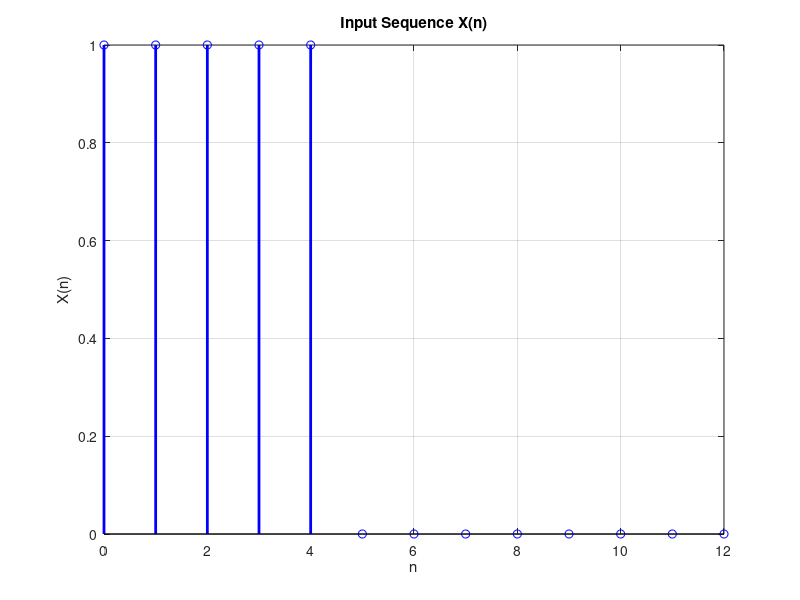
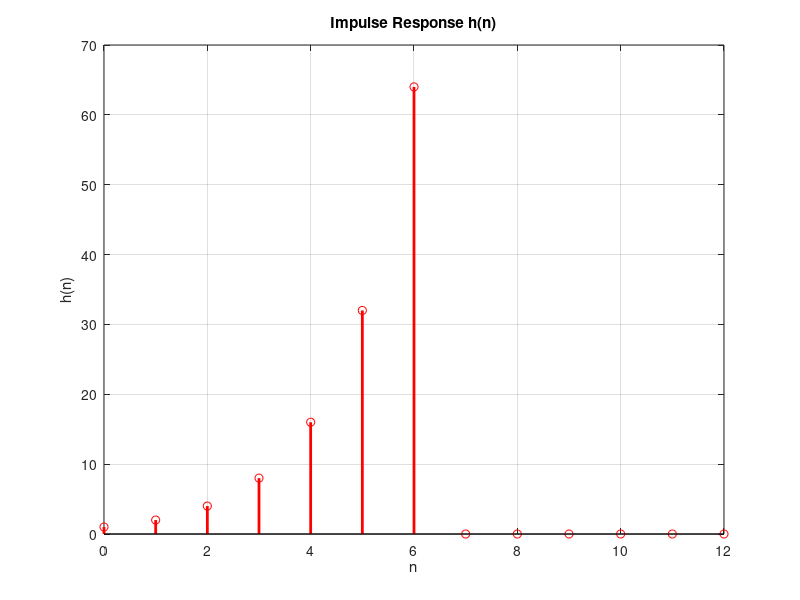
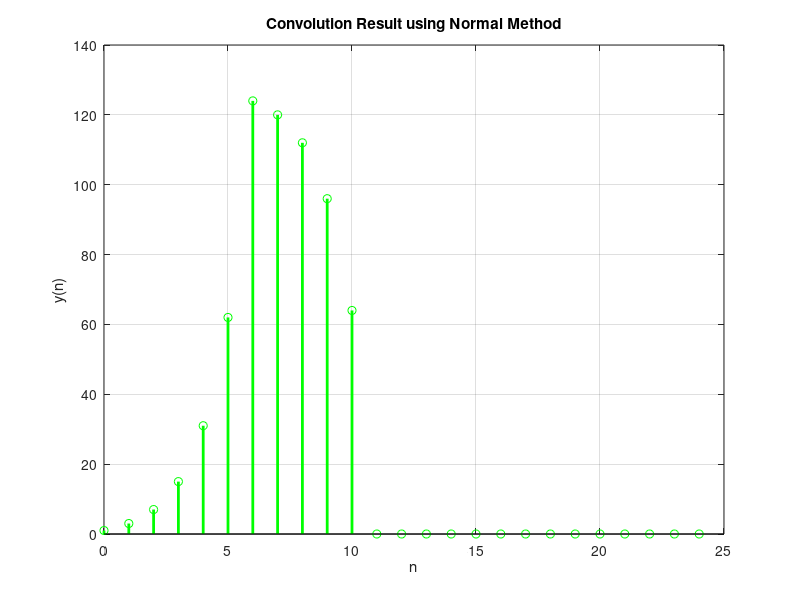
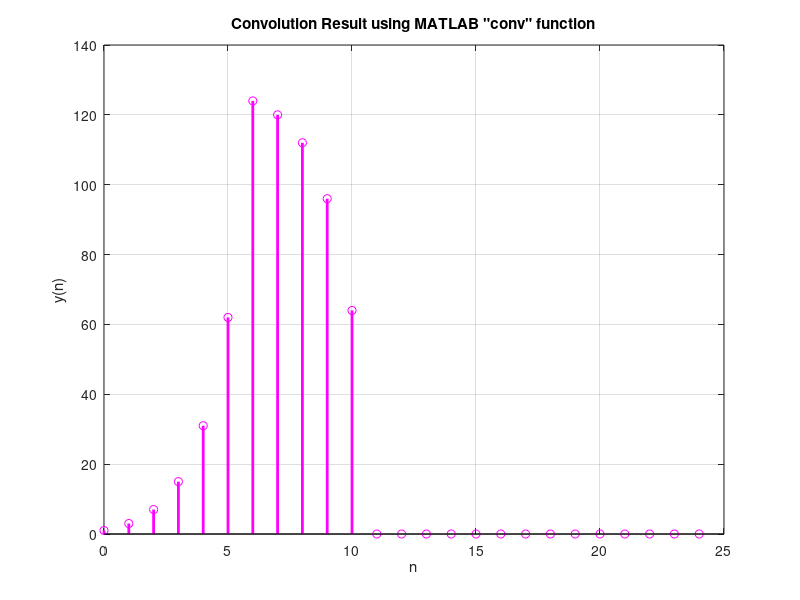

These charts were generated, in order, by the following MATLAB code:
clc; clear; close all;

% Define discrete index range
n = 0:12;  % Adjusted for convolution range

% Define X(n) = 1 for 0<=n<=4
%             = 0 Otherwise
X = (n >= 0) - (n >= 5);

% Define h(n) = 2^n for 0<=n<=6
%             = 0 Otherwise
h = ((n >= 0) - (n >= 7)).*(2.^n);

% Find lengths of X and h
Lx = length(X);
Lh = length(h);
Ly = Lx + Lh - 1; % Length of convolution result

% Manual Convolution (Normal Method)
y_manual = zeros(1, Ly); % Initialize result
for i = 1:Lx
    for j = 1:Lh
        y_manual(i + j - 1) = y_manual(i + j - 1) + X(i) * h(j);
    end
end

% Convolution using MATLAB's built-in function
y_builtin = conv(X, h);

% Define time index for convolution result
n_conv = 0:(Ly - 1);

% Plot X(n)
 figure;
% subplot(4,1,1);
stem(n, X, 'b', 'LineWidth', 2);
grid on;
xlabel('n'); ylabel('X(n)');
title('Input Sequence X(n)');

% Plot h(n)
 figure;
% subplot(4,1,2);
stem(n, h, 'r', 'LineWidth', 2);
grid on;
xlabel('n'); ylabel('h(n)');
title('Impulse Response h(n)');

% Plot Convolution Result (Manual)
 figure;
% subplot(4,1,3);
stem(n_conv, y_manual, 'g', 'LineWidth', 2);
grid on;
xlabel('n'); ylabel('y(n)');
title('Convolution Result using Normal Method');

% Plot Convolution Result (Built-in)
 figure;
% subplot(4,1,4);
stem(n_conv, y_builtin, 'm', 'LineWidth', 2);
grid on;
xlabel('n'); ylabel('y(n)');
title('Convolution Result using MATLAB "conv" function');

% Display Results
disp('Manual Convolution Result:');
disp(y_manual);
disp('Built-in CONV Function Result:');
disp(y_builtin);

% Validate the result
if isequal(y_manual, y_builtin)
    disp('Validation Successful: Both results match!');
else
    disp('Validation Failed: Results do not match.');
end
